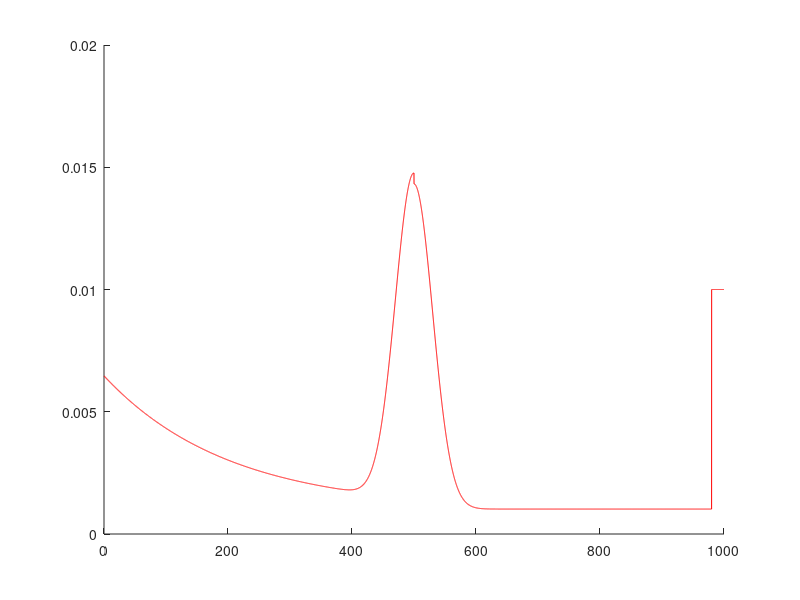

MATLAB code for this plot:
clc
clear
start = 0;
final = 1000;
n = 10000;
z_sample = linspace(start,final,n);


z_pred = 500; %predict measurement

%tuning parameters
w_hit = 1;
w_short = 1;
w_max = 0.01;
w_rand = 1;
lambda_short = 0.005;
sigma_hit = 30;
z_max = 980; %max measurement dist

%p_hit
p_hit = zeros(1,n);
eta_hit = 1/((2*pi*(sigma_hit^2))^0.5); 

for i = 1:length(z_sample)
    if z_sample(i) >= 0 && z_sample(i) <= z_max
        p_hit(i)  = eta_hit.*exp(-1/2 .* ((z_sample(i) - z_pred)/(sigma_hit)).^2);
    else
        p_hit(i) = 0;
    end
end

%p_short
p_short = zeros(1,n);
short_eta = 1/(1 - exp(-lambda_short*z_pred));
for i = 1:length(z_sample)
    if z_sample(i) >= 0 && z_sample(i) <= z_pred
        p_short(i) = short_eta.*lambda_short.*exp(-lambda_short.*z_sample(i));
    else
        p_short(i) = 0;
    end
end

%p_max
p_max = zeros(1,n);
for i = 1:length(z_sample)
    if z_sample(i) >= z_max
        p_max(i) = 1;
    else
        p_max(i) = 0;
    end
end
%p_rand
p_rand = zeros(1,n);
for i = 1:length(z_sample)
    if z_sample(i)>=0 && z_sample(i) < z_max 
        p_rand(i) = 1/z_max;
    else
        p_rand(i) = 0;
    end
end

figure(1); hold on;
% plot(z_sample,p_hit,'r-');
plot(z_sample,w_hit.*p_hit + w_short.*p_short + w_max.*p_max + w_rand.*p_rand,'r-');






